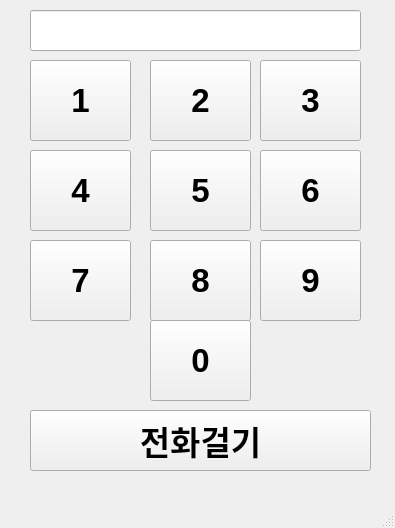
<?xml version="1.0" encoding="UTF-8"?>
<ui version="4.0">
 <class>MainWindow</class>
 <widget class="QMainWindow" name="MainWindow">
  <property name="geometry">
   <rect>
    <x>0</x>
    <y>0</y>
    <width>395</width>
    <height>528</height>
   </rect>
  </property>
  <property name="windowTitle">
   <string>MainWindow</string>
  </property>
  <widget class="QWidget" name="centralwidget">
   <widget class="QPushButton" name="pb1">
    <property name="geometry">
     <rect>
      <x>30</x>
      <y>60</y>
      <width>101</width>
      <height>81</height>
     </rect>
    </property>
    <property name="font">
     <font>
      <family>Arial</family>
      <pointsize>25</pointsize>
      <weight>75</weight>
      <bold>true</bold>
     </font>
    </property>
    <property name="text">
     <string>1</string>
    </property>
   </widget>
   <widget class="QLineEdit" name="resultText">
    <property name="geometry">
     <rect>
      <x>30</x>
      <y>10</y>
      <width>331</width>
      <height>41</height>
     </rect>
    </property>
   </widget>
   <widget class="QPushButton" name="pb2">
    <property name="geometry">
     <rect>
      <x>150</x>
      <y>60</y>
      <width>101</width>
      <height>81</height>
     </rect>
    </property>
    <property name="font">
     <font>
      <family>Arial</family>
      <pointsize>25</pointsize>
      <weight>75</weight>
      <bold>true</bold>
     </font>
    </property>
    <property name="text">
     <string>2</string>
    </property>
   </widget>
   <widget class="QPushButton" name="pb3">
    <property name="geometry">
     <rect>
      <x>260</x>
      <y>60</y>
      <width>101</width>
      <height>81</height>
     </rect>
    </property>
    <property name="font">
     <font>
      <family>Arial</family>
      <pointsize>25</pointsize>
      <weight>75</weight>
      <bold>true</bold>
     </font>
    </property>
    <property name="text">
     <string>3</string>
    </property>
   </widget>
   <widget class="QPushButton" name="pb4">
    <property name="geometry">
     <rect>
      <x>30</x>
      <y>150</y>
      <width>101</width>
      <height>81</height>
     </rect>
    </property>
    <property name="font">
     <font>
      <family>Arial</family>
      <pointsize>25</pointsize>
      <weight>75</weight>
      <bold>true</bold>
     </font>
    </property>
    <property name="text">
     <string>4</string>
    </property>
   </widget>
   <widget class="QPushButton" name="pb5">
    <property name="geometry">
     <rect>
      <x>150</x>
      <y>150</y>
      <width>101</width>
      <height>81</height>
     </rect>
    </property>
    <property name="font">
     <font>
      <family>Arial</family>
      <pointsize>25</pointsize>
      <weight>75</weight>
      <bold>true</bold>
     </font>
    </property>
    <property name="text">
     <string>5</string>
    </property>
   </widget>
   <widget class="QPushButton" name="pb6">
    <property name="geometry">
     <rect>
      <x>260</x>
      <y>150</y>
      <width>101</width>
      <height>81</height>
     </rect>
    </property>
    <property name="font">
     <font>
      <family>Arial</family>
      <pointsize>25</pointsize>
      <weight>75</weight>
      <bold>true</bold>
     </font>
    </property>
    <property name="text">
     <string>6</string>
    </property>
   </widget>
   <widget class="QPushButton" name="pb7">
    <property name="geometry">
     <rect>
      <x>30</x>
      <y>240</y>
      <width>101</width>
      <height>81</height>
     </rect>
    </property>
    <property name="font">
     <font>
      <family>Arial</family>
      <pointsize>25</pointsize>
      <weight>75</weight>
      <bold>true</bold>
     </font>
    </property>
    <property name="text">
     <string>7</string>
    </property>
   </widget>
   <widget class="QPushButton" name="pb8">
    <property name="geometry">
     <rect>
      <x>150</x>
      <y>240</y>
      <width>101</width>
      <height>81</height>
     </rect>
    </property>
    <property name="font">
     <font>
      <family>Arial</family>
      <pointsize>25</pointsize>
      <weight>75</weight>
      <bold>true</bold>
     </font>
    </property>
    <property name="text">
     <string>8</string>
    </property>
   </widget>
   <widget class="QPushButton" name="pb9">
    <property name="geometry">
     <rect>
      <x>260</x>
      <y>240</y>
      <width>101</width>
      <height>81</height>
     </rect>
    </property>
    <property name="font">
     <font>
      <family>Arial</family>
      <pointsize>25</pointsize>
      <weight>75</weight>
      <bold>true</bold>
     </font>
    </property>
    <property name="text">
     <string>9</string>
    </property>
   </widget>
   <widget class="QPushButton" name="pb0">
    <property name="geometry">
     <rect>
      <x>150</x>
      <y>320</y>
      <width>101</width>
      <height>81</height>
     </rect>
    </property>
    <property name="font">
     <font>
      <family>Arial</family>
      <pointsize>25</pointsize>
      <weight>75</weight>
      <bold>true</bold>
     </font>
    </property>
    <property name="text">
     <string>0</string>
    </property>
   </widget>
   <widget class="QPushButton" name="pbcall">
    <property name="geometry">
     <rect>
      <x>30</x>
      <y>410</y>
      <width>341</width>
      <height>61</height>
     </rect>
    </property>
    <property name="font">
     <font>
      <family>Arial</family>
      <pointsize>25</pointsize>
      <weight>75</weight>
      <bold>true</bold>
     </font>
    </property>
    <property name="text">
     <string>전화걸기</string>
    </property>
   </widget>
  </widget>
  <widget class="QMenuBar" name="menubar">
   <property name="geometry">
    <rect>
     <x>0</x>
     <y>0</y>
     <width>395</width>
     <height>21</height>
    </rect>
   </property>
  </widget>
  <widget class="QStatusBar" name="statusbar"/>
 </widget>
 <resources/>
 <connections/>
</ui>
